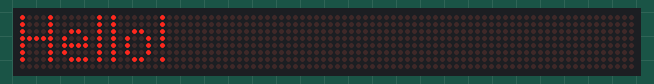
This sketch was run on a simulated Arduino Uno, built with avr-gcc and run on an emulated ATmega328P. Parts: 88×8 LED matrix.

Above: at 0.1 s.

The sketch:

Parola_Print_Minimal.ino
```cpp
// Program to demonstrate the MD_Parola library
//
// Simplest program that does something useful - Hello!
// Uses the Arduino Print Class extension
//
// MD_MAX72XX library can be found at https://github.com/MajicDesigns/MD_MAX72XX
//

#include <MD_Parola.h>
#include <MD_MAX72xx.h>
#include <SPI.h>

// Define the number of devices we have in the chain and the hardware interface
// NOTE: These pin numbers will probably not work with your hardware and may
// need to be adapted
#define HARDWARE_TYPE MD_MAX72XX::PAROLA_HW
#define MAX_DEVICES 11

#define CLK_PIN   13
#define DATA_PIN  11
#define CS_PIN    10

// Hardware SPI connection
MD_Parola P = MD_Parola(HARDWARE_TYPE, CS_PIN, MAX_DEVICES);
// Arbitrary output pins
// MD_Parola P = MD_Parola(HARDWARE_TYPE, DATA_PIN, CLK_PIN, CS_PIN, MAX_DEVICES);

void setup(void)
{
  P.begin();
  P.print("Hello!");
}

void loop(void)
{
}
```
